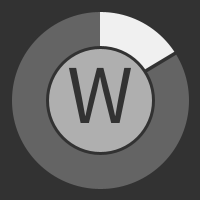
Frame 1 (no input)
Frame 60 (the mouse pressed at the canvas centre just before this capture): identical to frame 1, image omitted
Frame 120 (the mouse held since frame 60 and released just before this capture): identical to frame 1, image omitted

The Processing sketch that drew this single still picture (run headless with seeded random() and noise(); from frame 60 on, the mouse is pressed at the canvas centre):

// Processing sketch: processing_136483
// ── processing_136483.pde

//import java.util.GregorianCalendar;
//import java.util.Calendar;
//import java.util.Date;
int xc,yc;
float angle;
int radiusi, radiuso;
float innerx, innery, outerx, outery;
float frequency;
String days, yester, tom, after, before;
int i, ii;

int framesday;

int weekday, weekdayadd;
float alpha,alpha1,alpha2;
int fade;



void setup() {
  size(200,200);
  xc=width/2;
  yc=height/2;
  radiusi=55;
  radiuso=90;
  angle=3*PI/2;
  alpha = 255;
  alpha1 = 255;
  alpha2 = 0;
  //GregorianCalendar gcal = new GregorianCalendar();  
  //weekday = gcal.get(GregorianCalendar.DAY_OF_WEEK);
  weekday = day() % 7 -1;
  weekdayadd = weekday;
  frameRate(30);
  fade = 0;
  background(50);
  i= 0;
  ii=0;
  framesday = 2592000; //2592000
}

void draw() {
  background(50);
  weekday = day() % 7 - 1;
  //weekdayadd=weekday + 7 % 14;
  //GregorianCalendar gcal = new GregorianCalendar();  
  //weekday = gcal.get(GregorianCalendar.DAY_OF_WEEK);
  if (weekdayadd != weekday) {
    i++;
    i=i % 2;
  }
  
  
  float s;
  s = map(second(), 0, 60, 0, TWO_PI) - HALF_PI;
  float m;
  m = map(minute() + norm(second(), 0, 60), 0, 60, 0, TWO_PI) - HALF_PI;
  float h;
  h = map(hour() + norm(minute(), 0, 60) + norm(second(), 0, 3600), 0, 24, 0, TWO_PI) - HALF_PI;
  angle = h;
  
  
  innerx=xc+cos(angle)*(radiusi);
  innery=yc+sin(angle)*(radiusi);
  outerx=xc+cos(angle)*(radiuso);
  outery=yc+sin(angle)*(radiuso);
  if (i % 2 == 0) {  
    stroke(50);
    fill(100); //230
    strokeWeight(3);
    ellipse(xc,yc,2*radiuso+2,2*radiuso+2);
    
    strokeWeight(0);
    stroke(240);
    fill(240);
    arc(xc,yc,2*radiuso,2*radiuso,-PI/2,angle);
  }
  else {
    fill(240);
    strokeWeight(3);
    ellipse(xc,yc,2*radiuso+2,2*radiuso+2);
    
    strokeWeight(0);
    stroke(100); //230
    fill(100); //230
    arc(xc,yc,2*radiuso,2*radiuso,-PI/2,angle);
  }
  stroke(50);
  noFill(); //230
  strokeWeight(3);
  ellipse(xc,yc,2*radiuso,2*radiuso);
  
  stroke(50);
  strokeWeight(3);
  fill(175);
  ellipse(xc,yc,2*radiusi-4,2*radiusi-4);
  
  stroke(50);
  strokeWeight(3.5);
  line(innerx,innery,outerx,outery);
  
  /*
  stroke(230);
  strokeWeight(1);
  line(xc,yc-radiuso+1,xc,yc-radiusi);
  */
  
  switch (weekday) {
    case 1:
      days = "N";
      yester = "S";
      tom = "M";
      after = "T";
      before = "F";
      break;
    case 2:     
      days = "M";
      yester = "N";
      tom = "T";
      after = "W";
      before = "S";
      break;
    case 3:
      days = "T";
      yester = "M";
      tom = "W";
      after = "H";
      before = "N";
      break;
    case 4:
      days = "W";
      yester = "T";
      tom = "H";
      after = "F";
      before = "M";
      break;
    case 5:
      days = "H";
      yester = "W";
      tom = "F";
      after = "S";
      before = "T";
      break;
    case 6:
      days = "F";
      yester = "H";
      tom = "S";
      after = "N";
      before = "W";
      break;
    case 7:
      days = "S";
      yester = "F";
      tom = "N";
      after = "M";
      before = "H";
      break;
  }
  
  
  if (weekdayadd != weekday) {

    fade = 1;
    fill(50);
    stroke(50);
    textSize(84);
    textAlign(CENTER,CENTER);
    text(yester,xc,yc-7);

  }
  
  else if (fade == 1) {
  
  
    alpha1--;
    alpha = alpha1;
    fill(50,alpha);
    stroke(50);
    textSize(84);
    textAlign(CENTER,CENTER);
    text(yester,xc,yc-7);
    if (alpha == 0) {
      fade = 2;
    }
    
  }
  else if (fade == 2) {
    alpha2++;
    alpha = alpha2;
    fill(50,alpha);
    stroke(50);
    textSize(84);
    textAlign(CENTER,CENTER);
    text(days,xc,yc-7);
    if (alpha == 255) {
      fade = 0;
      alpha1 = 255;
      alpha2 = 0;
    }
    
  }
  
  else {
    fill(50);
    stroke(50);
    textSize(84);
    textAlign(CENTER,CENTER);
    text(days,xc,yc-7);
  }
  //println(fade);
  weekdayadd=weekday;
}
